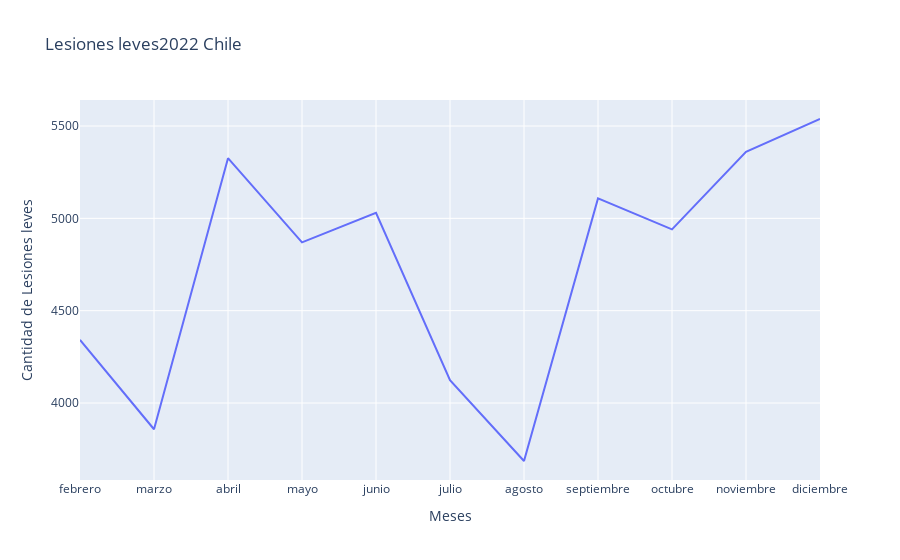

The notebook cell saved with this chart:
### Code cell
fig.update_layout(
    title=delito_buscado + '2022 Chile',
    xaxis=dict(title='Meses'),
    yaxis=dict(title='Cantidad de ' + delito_buscado)
)

### Figure 1 — Plotly figure (JSON) as saved in the notebook; plotly's stock layout.template omitted (floating-point values rounded to 4 significant figures)
{"data": [{"marker": {"size": 8, "symbol": "circle"}, "mode": "lines", "type": "scatter", "x": ["febrero", "marzo", "abril", "mayo", "junio", "julio", "agosto", "septiembre", "octubre", "noviembre", "diciembre"], "y": [4342, 3858, 5326, 4870, 5030, 4124, 3686, 5108, 4940, 5360, 5538, 5430]}], "layout": {"title": {"text": "Lesiones leves2022 Chile"}, "xaxis": {"title": {"text": "Meses"}}, "yaxis": {"title": {"text": "Cantidad de Lesiones leves"}}}}
